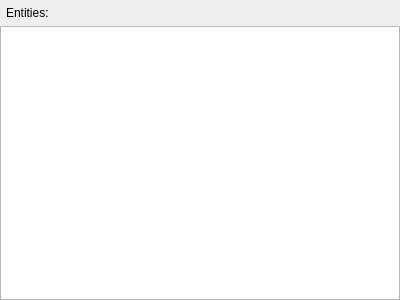
<?xml version="1.0" encoding="UTF-8"?>
<ui version="4.0">
 <class>EntityPropertyWidget</class>
 <widget class="QWidget" name="EntityPropertyWidget">
  <property name="geometry">
   <rect>
    <x>0</x>
    <y>0</y>
    <width>400</width>
    <height>300</height>
   </rect>
  </property>
  <property name="windowTitle">
   <string>Entity Properties</string>
  </property>
  <property name="windowIcon">
   <iconset resource="../resource/breezEd.qrc">
    <normaloff>:/breezEd/icons/tools/properties</normaloff>:/breezEd/icons/tools/properties</iconset>
  </property>
  <layout class="QVBoxLayout" name="verticalLayout">
   <property name="leftMargin">
    <number>0</number>
   </property>
   <property name="topMargin">
    <number>6</number>
   </property>
   <property name="rightMargin">
    <number>0</number>
   </property>
   <property name="bottomMargin">
    <number>0</number>
   </property>
   <item>
    <layout class="QHBoxLayout" name="horizontalLayout">
     <property name="leftMargin">
      <number>6</number>
     </property>
     <property name="rightMargin">
      <number>6</number>
     </property>
     <item>
      <widget class="QLabel" name="entityLabel">
       <property name="text">
        <string>Entities:</string>
       </property>
       <property name="alignment">
        <set>Qt::AlignLeading|Qt::AlignLeft|Qt::AlignTop</set>
       </property>
      </widget>
     </item>
     <item>
      <widget class="QLabel" name="selectionLabel">
       <property name="sizePolicy">
        <sizepolicy hsizetype="Expanding" vsizetype="Preferred">
         <horstretch>0</horstretch>
         <verstretch>0</verstretch>
        </sizepolicy>
       </property>
       <property name="maximumSize">
        <size>
         <width>16777215</width>
         <height>48</height>
        </size>
       </property>
       <property name="text">
        <string>&lt;none&gt;</string>
       </property>
       <property name="alignment">
        <set>Qt::AlignLeading|Qt::AlignLeft|Qt::AlignTop</set>
       </property>
       <property name="wordWrap">
        <bool>true</bool>
       </property>
      </widget>
     </item>
    </layout>
   </item>
   <item>
    <widget class="QTreeView" name="propertyView">
     <property name="styleSheet">
      <string notr="true">QTreeView::item {
	border-bottom: 1px solid palette(midlight);
	border-right: 1px solid palette(midlight);
	padding:2px;
	background-color: palette(base);
}
QTreeView::item:hover {
	background-color: palette(button);
}
QTreeView::item:selected, QTreeView::item:hover:selected {
	color: palette(highlightedtext);
	background-color: palette(highlight);
}
QTreeView::branch {
	background-color: palette(midlight);
}
QTreeView::branch:has-children:open {
	image: url(:/breezEd/icons/tree/minus);
}
QTreeView::branch:has-children:closed {
	image: url(:/breezEd/icons/tree/plus);
}</string>
     </property>
     <property name="editTriggers">
      <set>QAbstractItemView::AnyKeyPressed|QAbstractItemView::DoubleClicked|QAbstractItemView::EditKeyPressed|QAbstractItemView::SelectedClicked</set>
     </property>
     <property name="indentation">
      <number>13</number>
     </property>
     <property name="rootIsDecorated">
      <bool>false</bool>
     </property>
     <property name="allColumnsShowFocus">
      <bool>true</bool>
     </property>
    </widget>
   </item>
  </layout>
 </widget>
 <resources>
  <include location="../resource/breezEd.qrc"/>
 </resources>
 <connections/>
</ui>
